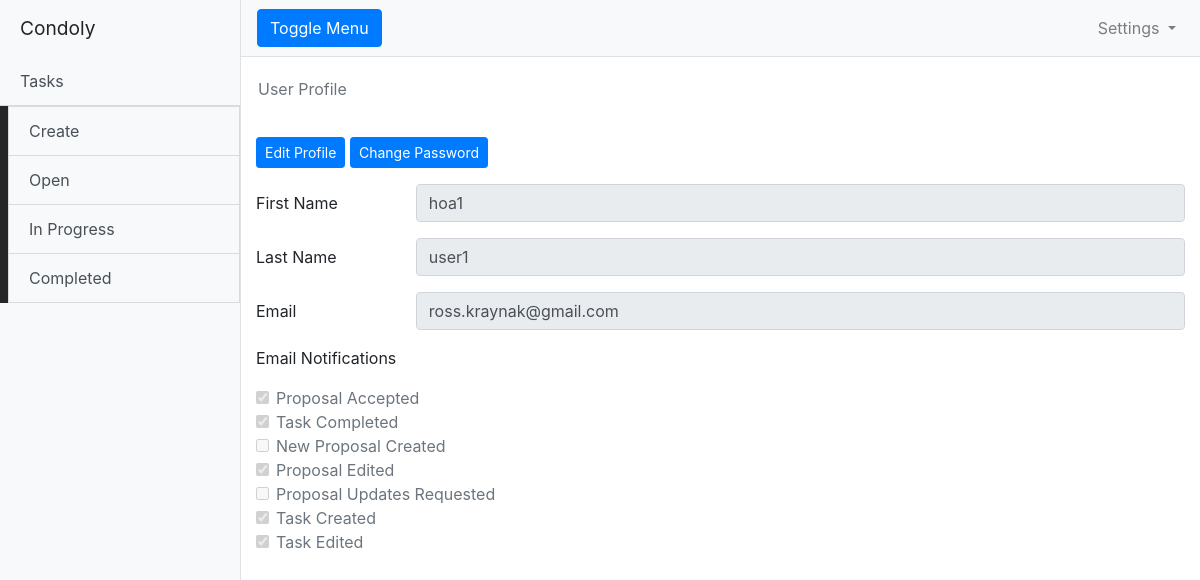
The app's page /user (signed in) with its own data.
### model.py (models this page shows, shortened)
class User(UserMixin):
    def _email_pref_map(self):
        email_prefs = [{"name": "Proposal Accepted", "value": self.email_proposal_accepted},
                       {"name": "Task Completed", "value": self.email_status_completed },
                       {"name": "New Proposal Created", "value": self.email_new_proposal},
                       {"name": "Proposal Edited", "value": self.email_edit_proposal},
                       {"name": "Proposal Updates Requested", "value": self.email_hoa_request_updates}]
        hoa_prefs = [{"name": "Task Created", "value": self.email_create_task},
                     {"name": "Task Edited", "value": self.email_edit_task}]
        vendor_prefs = [{"name": "New Available Tasks", "value": self.email_new_available_task}]
        return (email_prefs, hoa_prefs, vendor_prefs)
    def get_email_preferences(self, user_type):
        email_prefs = self._email_pref_map()
        if user_type == 'HOA':
            return email_prefs[0] + email_prefs[1]
        elif user_type == 'Vendor':
            return email_prefs[0] + email_prefs[2]

### app.py (the view)
@app.route('/user', methods=['GET'])
def user_profile():
    return render_template('user_profile.html',
                            user=current_user,
                            user_type=flask_session['user_type'],
                            email_prefs=current_user.get_email_preferences(flask_session['user_type']))

### app.py (called while the page is built)
@login_manager.user_loader
def load_user(user_id):
    if user_id is not None:
        session = get_session()
        return session.query(model.User).filter_by(id=user_id).one()
    return None

### templates/user_profile.html (shortened to what this page needs)
{% extends "base.html" %}
{% block content %}
        <div class="row">
	   <nav class="row">
            <nav class="navbar">
              <ol class="breadcrumb bg-white">
                 <li class="breadcrumb-item active" aria-current="page">User Profile</li>
              </ol>
            </nav>
	    </nav>
        </div>
	<a href="{{ url_for('edit_user') }}" class="btn btn-primary btn-sm">Edit Profile</a>
        <a href="{{ url_for('edit_password') }}" class="btn btn-primary btn-sm">Change Password</a>
	<form id="user-form">
           <div class="form-group row">
            <label for="userFirstName" class="col-sm-2 col-form-label">First Name</label>
	    <div class="col-sm-10"><input class="form-control" value="{{ user.first_name  }}" readonly />
            </div>
          </div>
           <div class="form-group row">
            <label for="userLastName" class="col-sm-2 col-form-label">Last Name</label>
            <div class="col-sm-10"><input class="form-control" value="{{ user.last_name  }}" readonly />
            </div>
          </div>
          <div class="form-group row">
            <label for="taskCategory" class="col-sm-2 col-form-label">Email</label>
            <div class="col-sm-10"><input class="form-control" value="{{ user.email  }}" readonly />
            </div>
          </div>
	  <div>
          <p>Email Notifications</p>
          </div>
	  {% for pref in email_prefs  %}
          <div class="form-check">
	    <input class="form-check-input" id="{{ pref['name'] }}" type="checkbox" value=""  disabled {{ 'checked' if pref['value'] == 'true' }}/>
	    <label for="{{ pref['name'] }}" class="form-check-label">{{ pref['name'] }}</label>
          </div>
	  {% endfor %}
        </form>
{% endblock  %}

### records on screen
User: first_name "hoa1", last_name "user1", email "ross.kraynak@gmail.com", name "Proposal Accepted", name "Task Completed", name "New Proposal Created", name "Proposal Edited", name "Proposal Updates Requested", name "Task Created", name "Task Edited"
